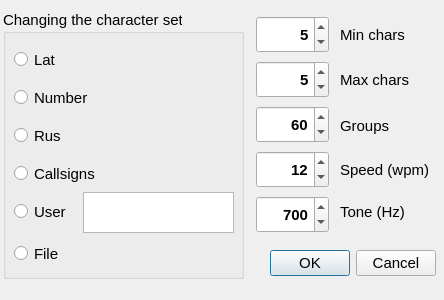
<?xml version="1.0" encoding="UTF-8"?>
<ui version="4.0">
 <class>settingDialog</class>
 <widget class="QDialog" name="settingDialog">
  <property name="windowModality">
   <enum>Qt::ApplicationModal</enum>
  </property>
  <property name="geometry">
   <rect>
    <x>0</x>
    <y>0</y>
    <width>444</width>
    <height>300</height>
   </rect>
  </property>
  <property name="sizePolicy">
   <sizepolicy hsizetype="Fixed" vsizetype="Fixed">
    <horstretch>0</horstretch>
    <verstretch>0</verstretch>
   </sizepolicy>
  </property>
  <property name="minimumSize">
   <size>
    <width>444</width>
    <height>300</height>
   </size>
  </property>
  <property name="maximumSize">
   <size>
    <width>444</width>
    <height>300</height>
   </size>
  </property>
  <property name="font">
   <font>
    <weight>50</weight>
    <bold>false</bold>
   </font>
  </property>
  <property name="windowTitle">
   <string notr="true">Setting</string>
  </property>
  <property name="windowIcon">
   <iconset>
    <normaloff>images/bwsetting.ico</normaloff>images/bwsetting.ico</iconset>
  </property>
  <property name="modal">
   <bool>true</bool>
  </property>
  <widget class="QDialogButtonBox" name="buttonBox">
   <property name="geometry">
    <rect>
     <x>116</x>
     <y>247</y>
     <width>320</width>
     <height>32</height>
    </rect>
   </property>
   <property name="font">
    <font>
     <pointsize>11</pointsize>
    </font>
   </property>
   <property name="orientation">
    <enum>Qt::Horizontal</enum>
   </property>
   <property name="standardButtons">
    <set>QDialogButtonBox::Cancel|QDialogButtonBox::Ok</set>
   </property>
  </widget>
  <widget class="QGroupBox" name="charSetsBox">
   <property name="geometry">
    <rect>
     <x>3</x>
     <y>10</y>
     <width>241</width>
     <height>269</height>
    </rect>
   </property>
   <property name="font">
    <font>
     <pointsize>11</pointsize>
     <weight>50</weight>
     <bold>false</bold>
    </font>
   </property>
   <property name="title">
    <string notr="true">Changing the character set</string>
   </property>
   <widget class="QRadioButton" name="latcharsButton">
    <property name="geometry">
     <rect>
      <x>11</x>
      <y>36</y>
      <width>97</width>
      <height>27</height>
     </rect>
    </property>
    <property name="text">
     <string notr="true">Lat</string>
    </property>
    <property name="shortcut">
     <string notr="true"/>
    </property>
    <property name="Tag" stdset="0">
     <number>0</number>
    </property>
   </widget>
   <widget class="QRadioButton" name="numberButton">
    <property name="geometry">
     <rect>
      <x>11</x>
      <y>74</y>
      <width>91</width>
      <height>27</height>
     </rect>
    </property>
    <property name="text">
     <string notr="true">Number</string>
    </property>
    <property name="shortcut">
     <string notr="true"/>
    </property>
    <property name="Tag" stdset="0">
     <number>1</number>
    </property>
   </widget>
   <widget class="QRadioButton" name="ruscharsButton">
    <property name="geometry">
     <rect>
      <x>11</x>
      <y>112</y>
      <width>101</width>
      <height>27</height>
     </rect>
    </property>
    <property name="text">
     <string notr="true">Rus</string>
    </property>
    <property name="shortcut">
     <string notr="true"/>
    </property>
    <property name="Tag" stdset="0">
     <number>2</number>
    </property>
   </widget>
   <widget class="QRadioButton" name="callsignsButton">
    <property name="geometry">
     <rect>
      <x>11</x>
      <y>150</y>
      <width>95</width>
      <height>27</height>
     </rect>
    </property>
    <property name="text">
     <string notr="true">Callsigns</string>
    </property>
    <property name="shortcut">
     <string notr="true"/>
    </property>
    <property name="Tag" stdset="0">
     <number>3</number>
    </property>
   </widget>
   <widget class="QRadioButton" name="usercharsButton">
    <property name="geometry">
     <rect>
      <x>11</x>
      <y>188</y>
      <width>63</width>
      <height>27</height>
     </rect>
    </property>
    <property name="text">
     <string notr="true">User</string>
    </property>
    <property name="shortcut">
     <string notr="true"/>
    </property>
    <property name="Tag" stdset="0">
     <number>4</number>
    </property>
   </widget>
   <widget class="QPlainTextEdit" name="userText">
    <property name="geometry">
     <rect>
      <x>80</x>
      <y>182</y>
      <width>151</width>
      <height>41</height>
     </rect>
    </property>
    <property name="font">
     <font>
      <family>Courier New</family>
      <pointsize>16</pointsize>
      <weight>75</weight>
      <bold>true</bold>
     </font>
    </property>
   </widget>
   <widget class="QRadioButton" name="fileButton">
    <property name="geometry">
     <rect>
      <x>11</x>
      <y>235</y>
      <width>82</width>
      <height>17</height>
     </rect>
    </property>
    <property name="text">
     <string notr="true">File</string>
    </property>
    <property name="shortcut">
     <string notr="true"/>
    </property>
    <property name="Tag" stdset="0">
     <number>5</number>
    </property>
   </widget>
  </widget>
  <widget class="QSpinBox" name="minCharsBox">
   <property name="geometry">
    <rect>
     <x>256</x>
     <y>16</y>
     <width>73</width>
     <height>37</height>
    </rect>
   </property>
   <property name="font">
    <font>
     <pointsize>11</pointsize>
     <weight>75</weight>
     <bold>true</bold>
    </font>
   </property>
   <property name="alignment">
    <set>Qt::AlignRight|Qt::AlignTrailing|Qt::AlignVCenter</set>
   </property>
   <property name="suffix">
    <string notr="true"/>
   </property>
   <property name="prefix">
    <string notr="true"/>
   </property>
   <property name="minimum">
    <number>2</number>
   </property>
   <property name="maximum">
    <number>7</number>
   </property>
   <property name="value">
    <number>5</number>
   </property>
  </widget>
  <widget class="QSpinBox" name="maxCharsBox">
   <property name="geometry">
    <rect>
     <x>256</x>
     <y>61</y>
     <width>73</width>
     <height>37</height>
    </rect>
   </property>
   <property name="font">
    <font>
     <pointsize>11</pointsize>
     <weight>75</weight>
     <bold>true</bold>
    </font>
   </property>
   <property name="alignment">
    <set>Qt::AlignRight|Qt::AlignTrailing|Qt::AlignVCenter</set>
   </property>
   <property name="suffix">
    <string notr="true"/>
   </property>
   <property name="prefix">
    <string notr="true"/>
   </property>
   <property name="minimum">
    <number>2</number>
   </property>
   <property name="maximum">
    <number>7</number>
   </property>
   <property name="value">
    <number>5</number>
   </property>
  </widget>
  <widget class="QSpinBox" name="groupsBox">
   <property name="geometry">
    <rect>
     <x>256</x>
     <y>106</y>
     <width>73</width>
     <height>37</height>
    </rect>
   </property>
   <property name="font">
    <font>
     <pointsize>11</pointsize>
     <weight>75</weight>
     <bold>true</bold>
    </font>
   </property>
   <property name="alignment">
    <set>Qt::AlignRight|Qt::AlignTrailing|Qt::AlignVCenter</set>
   </property>
   <property name="suffix">
    <string notr="true"/>
   </property>
   <property name="prefix">
    <string notr="true"/>
   </property>
   <property name="minimum">
    <number>5</number>
   </property>
   <property name="maximum">
    <number>600</number>
   </property>
   <property name="singleStep">
    <number>5</number>
   </property>
   <property name="value">
    <number>60</number>
   </property>
  </widget>
  <widget class="QSpinBox" name="speedBox">
   <property name="geometry">
    <rect>
     <x>256</x>
     <y>151</y>
     <width>73</width>
     <height>37</height>
    </rect>
   </property>
   <property name="font">
    <font>
     <pointsize>11</pointsize>
     <weight>75</weight>
     <bold>true</bold>
    </font>
   </property>
   <property name="alignment">
    <set>Qt::AlignRight|Qt::AlignTrailing|Qt::AlignVCenter</set>
   </property>
   <property name="suffix">
    <string notr="true"/>
   </property>
   <property name="prefix">
    <string notr="true"/>
   </property>
   <property name="minimum">
    <number>5</number>
   </property>
   <property name="maximum">
    <number>300</number>
   </property>
   <property name="value">
    <number>12</number>
   </property>
  </widget>
  <widget class="QSpinBox" name="toneBox">
   <property name="geometry">
    <rect>
     <x>256</x>
     <y>196</y>
     <width>73</width>
     <height>37</height>
    </rect>
   </property>
   <property name="font">
    <font>
     <pointsize>11</pointsize>
     <weight>75</weight>
     <bold>true</bold>
    </font>
   </property>
   <property name="alignment">
    <set>Qt::AlignRight|Qt::AlignTrailing|Qt::AlignVCenter</set>
   </property>
   <property name="suffix">
    <string notr="true"/>
   </property>
   <property name="prefix">
    <string notr="true"/>
   </property>
   <property name="minimum">
    <number>500</number>
   </property>
   <property name="maximum">
    <number>2000</number>
   </property>
   <property name="value">
    <number>700</number>
   </property>
  </widget>
  <widget class="QLabel" name="label">
   <property name="geometry">
    <rect>
     <x>340</x>
     <y>23</y>
     <width>74</width>
     <height>23</height>
    </rect>
   </property>
   <property name="font">
    <font>
     <pointsize>11</pointsize>
    </font>
   </property>
   <property name="text">
    <string notr="true">Min chars</string>
   </property>
  </widget>
  <widget class="QLabel" name="label_2">
   <property name="geometry">
    <rect>
     <x>340</x>
     <y>68</y>
     <width>77</width>
     <height>23</height>
    </rect>
   </property>
   <property name="font">
    <font>
     <pointsize>11</pointsize>
    </font>
   </property>
   <property name="text">
    <string notr="true">Max chars</string>
   </property>
  </widget>
  <widget class="QLabel" name="label_3">
   <property name="geometry">
    <rect>
     <x>340</x>
     <y>114</y>
     <width>55</width>
     <height>23</height>
    </rect>
   </property>
   <property name="font">
    <font>
     <pointsize>11</pointsize>
    </font>
   </property>
   <property name="text">
    <string notr="true">Groups</string>
   </property>
  </widget>
  <widget class="QLabel" name="label_4">
   <property name="geometry">
    <rect>
     <x>340</x>
     <y>158</y>
     <width>98</width>
     <height>23</height>
    </rect>
   </property>
   <property name="font">
    <font>
     <pointsize>11</pointsize>
    </font>
   </property>
   <property name="text">
    <string notr="true">Speed (wpm)</string>
   </property>
  </widget>
  <widget class="QLabel" name="label_5">
   <property name="geometry">
    <rect>
     <x>340</x>
     <y>200</y>
     <width>70</width>
     <height>23</height>
    </rect>
   </property>
   <property name="font">
    <font>
     <pointsize>11</pointsize>
    </font>
   </property>
   <property name="text">
    <string notr="true">Tone (Hz)</string>
   </property>
  </widget>
 </widget>
 <resources/>
 <connections>
  <connection>
   <sender>buttonBox</sender>
   <signal>accepted()</signal>
   <receiver>settingDialog</receiver>
   <slot>accept()</slot>
   <hints>
    <hint type="sourcelabel">
     <x>248</x>
     <y>254</y>
    </hint>
    <hint type="destinationlabel">
     <x>157</x>
     <y>274</y>
    </hint>
   </hints>
  </connection>
  <connection>
   <sender>buttonBox</sender>
   <signal>rejected()</signal>
   <receiver>settingDialog</receiver>
   <slot>reject()</slot>
   <hints>
    <hint type="sourcelabel">
     <x>316</x>
     <y>260</y>
    </hint>
    <hint type="destinationlabel">
     <x>286</x>
     <y>274</y>
    </hint>
   </hints>
  </connection>
 </connections>
 <slots>
  <signal>my_signal()</signal>
 </slots>
</ui>
